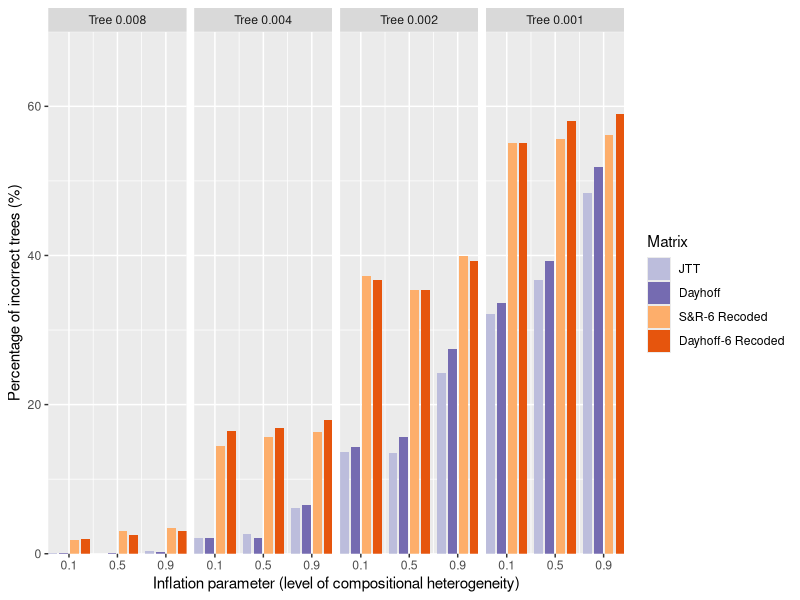

Recreate this plot in R.
data <- read.csv('comphet_proportion_reconstruction.csv')
data$proportion <- data$proportion*100
names(data)[3]<-"percent"
library(ggplot2)
data$tree=factor(data$tree, levels=c('Tree 0.008', 'Tree 0.004', 'Tree 0.002', 'Tree 0.001'))
b <- ggplot(data, aes(x=inflation.parameter, y=percent)) + geom_bar(aes(fill=reorder(type, percent)), stat = "identity", position=position_dodge2(preserve = c("total"), padding = 0.2)) + facet_wrap(~tree, nrow=1)
b + scale_x_continuous(name="Inflation parameter (level of compositional heterogeneity)", breaks =c(0.1, 0.5, 0.9), label=c("0.1","0.5","0.9"), expand = c(0, 0)) + scale_y_continuous(name="Percentage of incorrect trees (%)", expand = c(0, 0), limits=c(0,70)) + labs(fill="Matrix") + scale_fill_manual(values=c("#bcbddc", "#756bb1","#fdae6b", "#e6550d"))
                                                                      
